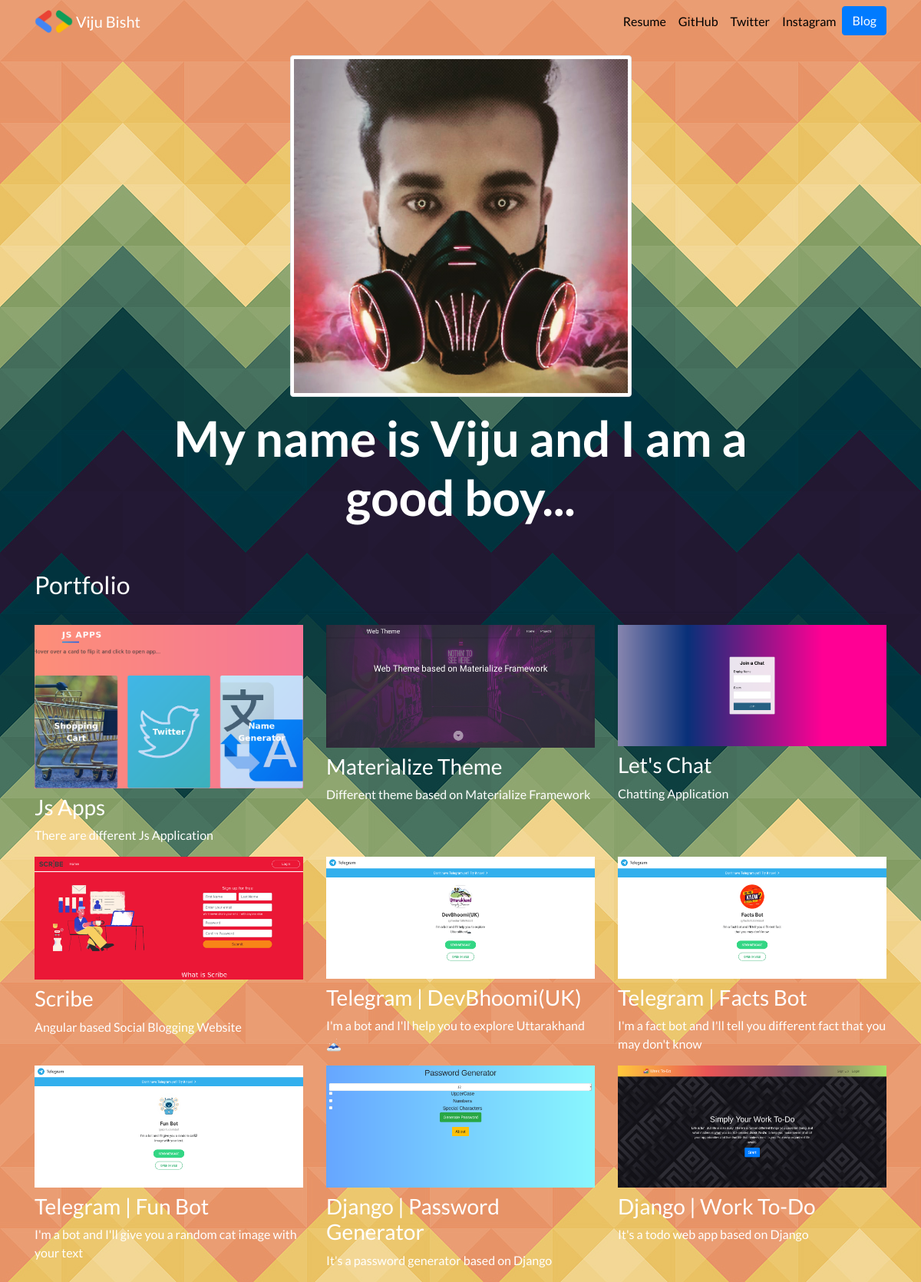
The page / on the database its author committed.
### portfolio/models.py (models this page shows, shortened)
class Project(models.Model):
    title = models.CharField(max_length=100)
    description = models.CharField(max_length=250)
    image = models.ImageField(upload_to='portfolio/images/')
    url = models.URLField(blank=True)

### portfolio/views.py (the view)
# urls.py: 2. Add a URL to urlpatterns:  path('', views.home, name='home')
def home(request):
    projects = Project.objects.all()
    return render(request, 'portfolio/home.html', {'projects':projects})

### portfolio/templates/portfolio/home.html
{% extends "portfolio/base.html" %}
{% load static %}
{% block content %}
<body class="homeimg">
    <div class="row justify-content-center my-3">
        <div class="col-5">
            <img src="{% static 'portfolio/beasthacker.jpg' %}" class="img-fluid img-thumbnail">
        </div>
    </div>
    <div class="row justify-content-center mb-3">
        <div class="col-md-9 text-center">
            <h1 id="hometext" class="font-weight-bold">
                My name is Viju and I am a good boy...
            </h1>
        </div>
    </div>
    <h2 class="mt-5">Portfolio</h2>
    <hr>
    <div class="row">
        {% for project in projects %}
        <div class="col-lg-4 col-md-6">
            {% if project.url %}
            <a href="{{ project.url }}">
                <img src="{{ project.image.url }}" class="img-fluid mb-2">
            </a>
            {% else %}
            <img src="{{ project.image.url }}" class="img-fluid mb-2">
            {% endif %}
            <h3>{{ project.title }}</h3>
            <p>{{ project.description }}</p>
        </div>
        {% endfor %}
    </div>
</body>
{% endblock %}

### portfolio/templates/portfolio/base.html (shortened to what this page needs)
{% load static %}
<!doctype html>
<html lang="en">
<head>
    <link rel="stylesheet" href="https://stackpath.bootstrapcdn.com/bootstrap/4.4.1/css/bootstrap.min.css"
>
    <link rel="stylesheet" href="{% static 'portfolio/custom.css' %}">
</head>
<body>
    <nav id="topNav" class="navbar navbar-expand-md navbar-light">
        <div class="container">
            <a class="navbar-brand" href="{% url 'home' %}">
                <img src="{% static 'portfolio/gd.png' %}" width="50" height="30" class="d-inline-block align-top"
                    alt="Viju Bisht">
                <span class="white">Viju Bisht</span>
            </a>
            <div class="collapse navbar-collapse text-center" id="navbarNav">
                <ul class="navbar-nav ml-auto">
                    <li class="nav-item">
                        <a class="nav-link" href="{% static 'portfolio/VijuResume.pdf' %}">Resume</a>
                    </li>
                    <li class="nav-item">
                        <a class="nav-link" href="https://github.com/VijuBeast" target="_blank">GitHub</a>
                    </li>
                    <li class="nav-item">
                        <a class="nav-link" href="https://twitter.com/BeastViju" target="_blank">Twitter</a>
                    </li>
                    <li class="nav-item">
                        <a class="nav-link" href="https://instagram.com/vsbrth" target="_blank">Instagram</a>
                    </li>
                    <li>
                        <a role="button" href="{% url 'blog:all_blogs' %}" class="btn btn-primary">Blog</a>
                    </li>
                </ul>
            </div>
        </div>
    </nav>
    <div class="container white">
        {% block content %}{% endblock %}
    </div>
</body>
</html>

### portfolio/static/portfolio/custom.css (style rules this page uses)
.navbar-nav .nav-link { color: rgba(0, 0, 0, 1) !important; }
body { font-family: "Lato", sans-serif; }
@media (min-width: 992px) { #hometext { font-size: 4rem; } }

### rows shown on the page
Project: image (picture), title "Js Apps", description "There are different Js Application"
Project: image (picture), title "Materialize Theme", description "Different theme based on Materialize Framework"
Project: image (picture), title "Let's Chat", description "Chatting Application"
Project: image (picture), title "Scribe", description "Angular based Social Blogging Website"
Project: image (picture), title "Telegram | DevBhoomi(UK)", description "I'm a bot and I'll help you to explore Uttarakhand🗻"
Project: image (picture), title "Telegram | Facts Bot", description "I'm a fact bot and I'll tell you different fact that you may don't know"
Project: image (picture), title "Telegram | Fun Bot", description "I'm a bot and I'll give you a random cat image with your text"
Project: image (picture), title "Django | Password Generator", description "It's a password generator based on Django"
Project: image (picture), title "Django | Work To-Do", description "It's a todo web app based on Django"
